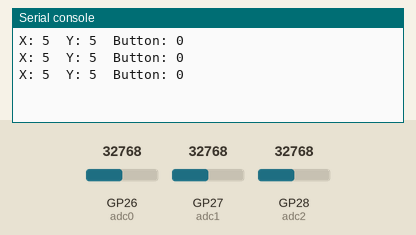
This program was run on a simulated Raspberry Pi Pico running MicroPython. Shown: the last lines printed to the serial console. The inputs (shaded band) are chosen by the test bench; at power-on: GP26 (adc0) = 32768, GP27 (adc1) = 32768, GP28 (adc2) = 32768 (analog values on the 0–65535 scale).

Above: at 1.2 s.
1.3 s: GP26 (adc0) set to 45874
At 1.86 s:
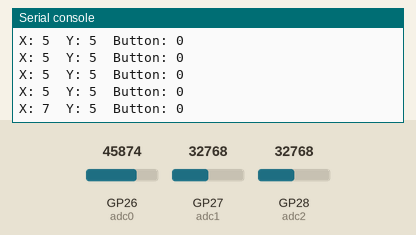
2.8 s: GP27 (adc1) set to 45874
At 3.06 s:
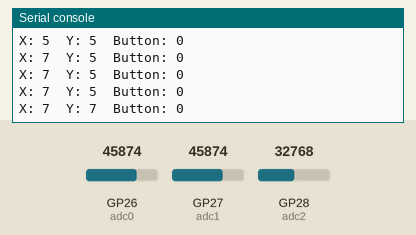
4.3 s: GP28 (adc2) set to 0
At 4.66 s:
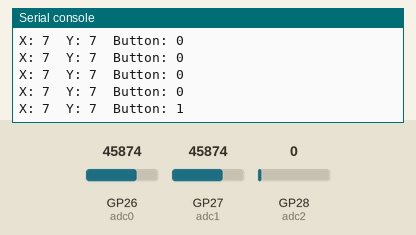
5.8 s: GP26 (adc0) set to 57670
At 5.86 s:
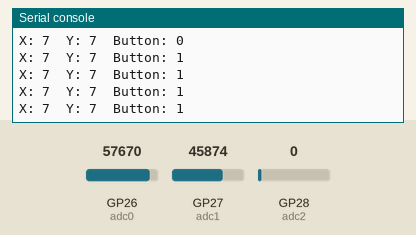
7.3 s: GP28 (adc2) set to 1155
At 7.46 s:
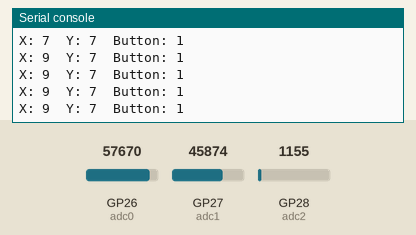
8.8 s: GP27 (adc1) set to 57670
At 9.06 s:
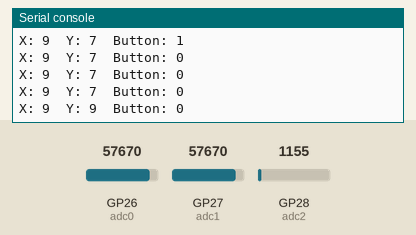
Timing chart, 0 to 11.3 s (numbered marks = the images above; inputs shaded):
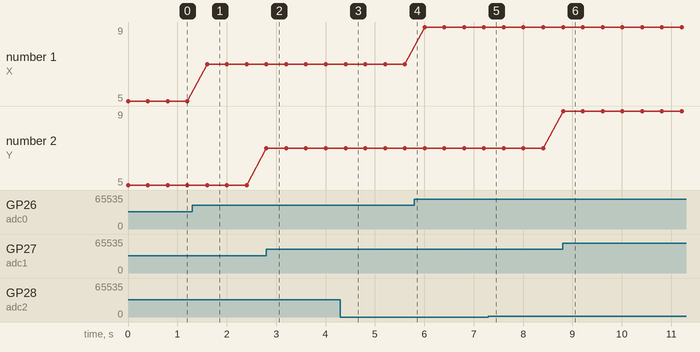

Measured:
- after the input at 1.3 s, the serial console: prints a new line after 0.30 s (image 1)
- after the input at 2.8 s, the serial console: prints a new line at once (image 2)
- after the input at 4.3 s, the serial console: prints a new line after 0.10 s (image 3)
- after the input at 8.8 s, the serial console: prints a new line at once (image 6)
- plotted number 1: 5 → 7 after the input at 1.3 s, 7 → 9 after the input at 5.8 s

The program:

joystick.py
```python
from machine import ADC
import time

adc0 = ADC(0)
adc1 = ADC(1)
adc2 = ADC(2)

while True:
	read0 = adc0.read_u16()
	read1 = adc1.read_u16()
	read2 = adc2.read_u16()

	valueX = round(read0 * 10 / 65536)
	valueY = round(read1 * 10 / 65536)

	if read2 < 500:
		Button = 1
	else:
		Button = 0

	print('X:', valueX, ' Y:', valueY, ' Button:', Button)
	time.sleep(0.4)
```
